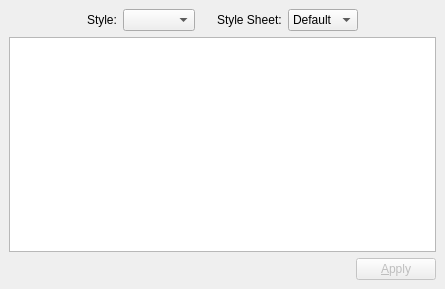
<ui version="4.0" >
 <class>StyleSheetEditor</class>
 <widget class="QWidget" name="StyleSheetEditor" >
  <property name="geometry" >
   <rect>
    <x>0</x>
    <y>0</y>
    <width>445</width>
    <height>289</height>
   </rect>
  </property>
  <property name="windowTitle" >
   <string>Style Editor</string>
  </property>
  <layout class="QGridLayout" >
   <property name="margin" >
    <number>9</number>
   </property>
   <property name="spacing" >
    <number>6</number>
   </property>
   <item row="0" column="6" >
    <spacer>
     <property name="orientation" >
      <enum>Qt::Horizontal</enum>
     </property>
     <property name="sizeType" >
      <enum>QSizePolicy::MinimumExpanding</enum>
     </property>
     <property name="sizeHint" >
      <size>
       <width>32</width>
       <height>20</height>
      </size>
     </property>
    </spacer>
   </item>
   <item row="0" column="0" >
    <spacer>
     <property name="orientation" >
      <enum>Qt::Horizontal</enum>
     </property>
     <property name="sizeType" >
      <enum>QSizePolicy::MinimumExpanding</enum>
     </property>
     <property name="sizeHint" >
      <size>
       <width>32</width>
       <height>20</height>
      </size>
     </property>
    </spacer>
   </item>
   <item row="0" column="5" >
    <widget class="QComboBox" name="styleSheetCombo" >
     <item>
      <property name="text" >
       <string>Default</string>
      </property>
     </item>
     <item>
      <property name="text" >
       <string>Coffee</string>
      </property>
     </item>
     <item>
      <property name="text" >
       <string>Mocha</string>
      </property>
     </item>
    </widget>
   </item>
   <item row="0" column="3" >
    <spacer>
     <property name="orientation" >
      <enum>Qt::Horizontal</enum>
     </property>
     <property name="sizeType" >
      <enum>QSizePolicy::Fixed</enum>
     </property>
     <property name="sizeHint" >
      <size>
       <width>10</width>
       <height>16</height>
      </size>
     </property>
    </spacer>
   </item>
   <item row="0" column="2" >
    <widget class="QComboBox" name="styleCombo" >
     <property name="sizePolicy" >
      <sizepolicy>
       <hsizetype>5</hsizetype>
       <vsizetype>0</vsizetype>
       <horstretch>0</horstretch>
       <verstretch>0</verstretch>
      </sizepolicy>
     </property>
    </widget>
   </item>
   <item row="0" column="1" >
    <widget class="QLabel" name="label_7" >
     <property name="sizePolicy" >
      <sizepolicy>
       <hsizetype>0</hsizetype>
       <vsizetype>5</vsizetype>
       <horstretch>0</horstretch>
       <verstretch>0</verstretch>
      </sizepolicy>
     </property>
     <property name="text" >
      <string>Style:</string>
     </property>
    </widget>
   </item>
   <item row="2" column="0" colspan="7" >
    <layout class="QHBoxLayout" >
     <property name="margin" >
      <number>0</number>
     </property>
     <property name="spacing" >
      <number>6</number>
     </property>
     <item>
      <spacer>
       <property name="orientation" >
        <enum>Qt::Horizontal</enum>
       </property>
       <property name="sizeHint" >
        <size>
         <width>321</width>
         <height>20</height>
        </size>
       </property>
      </spacer>
     </item>
     <item>
      <widget class="QPushButton" name="applyButton" >
       <property name="enabled" >
        <bool>false</bool>
       </property>
       <property name="text" >
        <string>&amp;Apply</string>
       </property>
      </widget>
     </item>
    </layout>
   </item>
   <item row="1" column="0" colspan="7" >
    <widget class="QTextEdit" name="styleTextEdit" />
   </item>
   <item row="0" column="4" >
    <widget class="QLabel" name="label_8" >
     <property name="sizePolicy" >
      <sizepolicy>
       <hsizetype>0</hsizetype>
       <vsizetype>5</vsizetype>
       <horstretch>0</horstretch>
       <verstretch>0</verstretch>
      </sizepolicy>
     </property>
     <property name="text" >
      <string>Style Sheet:</string>
     </property>
    </widget>
   </item>
  </layout>
 </widget>
 <resources/>
 <connections/>
</ui>
